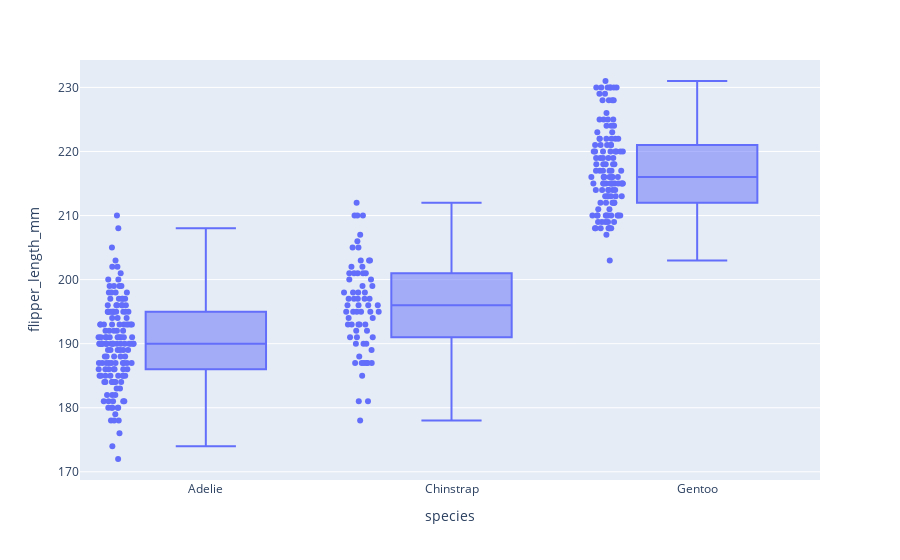

Here is the notebook cell this chart was saved with:
### Code cell
# And if you look just a little farther back in the plotly box plot documention
# you can find this... just a little bit down

#import plotly.express as px
#df = px.data.tips()
fig = px.box(pingees, x="species", y="flipper_length_mm", points="all")
fig.show() # USE `fig.show(renderer="png")` FOR ALL GitHub and MarkUs SUBMISSIONS

# Do you like this better? If so, why?

### Figure 1 — Plotly figure (JSON) as saved in the notebook; plotly's stock layout.template omitted (floating-point values rounded to 4 significant figures; data arrays with more than 128 entries replaced by an {"elided": "..."} marker saying what was removed)
{"data": [{"alignmentgroup": "True", "boxpoints": "all", "hovertemplate": "species=%{x}<br>flipper_length_mm=%{y}<extra></extra>", "legendgroup": "", "marker": {"color": "#636efa"}, "name": "", "notched": false, "offsetgroup": "", "orientation": "v", "showlegend": false, "type": "box", "x": {"elided": "344 str values"}, "x0": " ", "xaxis": "x", "y": {"elided": "344 int values"}, "y0": " ", "yaxis": "y"}], "layout": {"boxmode": "group", "legend": {"tracegroupgap": 0}, "margin": {"t": 60}, "xaxis": {"anchor": "y", "domain": [0, 1], "title": {"text": "species"}}, "yaxis": {"anchor": "x", "domain": [0, 1], "title": {"text": "flipper_length_mm"}}}}
